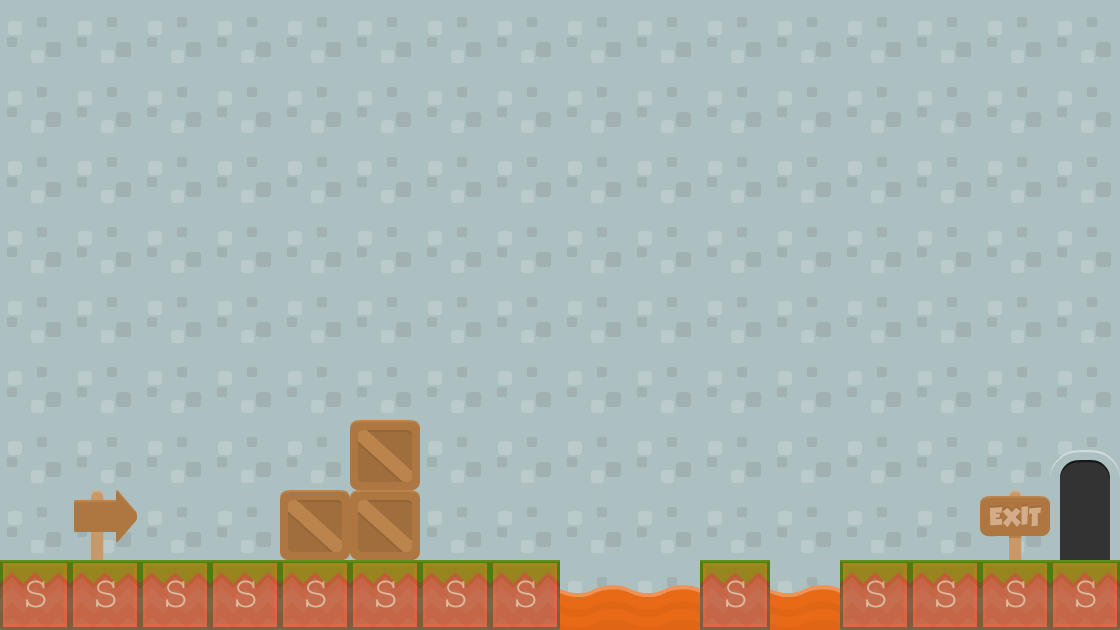

Tiled map render using the project's own tile images. Description and the map definition, with tile-layer contents summarised, below:
An orthogonal 16x9 tile map with 70x70 px tiles, 4 tile layers (background2, background1, collision, forground 1), 2 tilesets and 2 objects (levelTrigger, Mushroom).

<map version="1.0" orientation="orthogonal" width="16" height="9" tilewidth="70" tileheight="70" backgroundcolor="#739fff">
 <tileset firstgid="1" name="background-tiles" tilewidth="70" tileheight="70">
  <image source="../img/background-tiles.png" width="910" height="910" />
 </tileset>
 <tileset firstgid="170" name="meta-tiles" tilewidth="70" tileheight="70">
  <image source="../img/meta-tiles.png" width="350" height="70" />
  <tile id="4">
   <properties>
    <property name="type" value="solid" />
   </properties>
  </tile>
 </tileset>
 <layer name="background2" width="16" height="9">
  <data>[144 cells, 144 non-empty, 1 distinct tile ids]</data>
 </layer>
 <layer name="background1" width="16" height="9">
  <data>[144 cells, 41 non-empty, 7 distinct tile ids]</data>
 </layer>
 <layer name="collision" width="16" height="9" opacity="0.36">
  <data>[144 cells, 13 non-empty, 1 distinct tile ids]</data>
 </layer>
 <objectgroup name="trigger-entities" width="16" height="9">
  <object name="levelTrigger" x="1052" y="424" width="67" height="136">
   <properties>
    <property name="level" value="lvl1" />
    <property name="xspawn" value="400" />
    <property name="yspawn" value="0" />
   </properties>
  </object>
 </objectgroup>
 <layer name="forground 1" width="16" height="9">
  <data>[144 cells, 5 non-empty, 3 distinct tile ids]</data>
 </layer>
 <objectgroup name="CollectableEntities" width="16" height="9">
  <object name="Mushroom" x="421" y="491" width="70" height="70" />
 </objectgroup>
</map>
